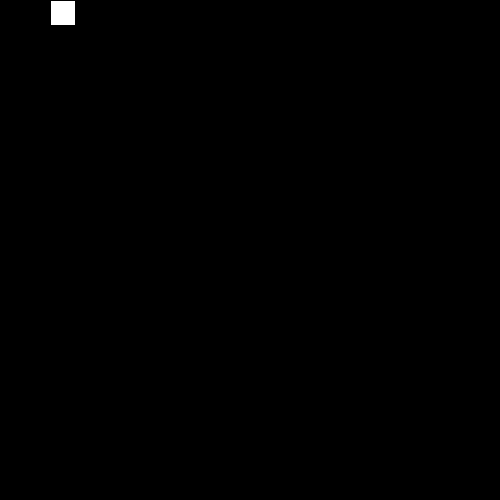
Frame 1 (no input)
Frame 60 (the mouse pressed at the canvas centre just before this capture): identical to frame 1, image omitted
Frame 120 (the mouse held since frame 60 and released just before this capture): identical to frame 1, image omitted

The Processing sketch that drew this single still picture (run headless with seeded random() and noise(); from frame 60 on, the mouse is pressed at the canvas centre):

// Processing sketch: keypress_if_
// ── keypress_if_.pde
int circleY;
void setup()
{ 
 size(500,500);
 
 
}
void draw()
{background(0);
fill(255);
rect(50,circleY,25,25);
if(keyPressed){
circleY=circleY+2;
}}
